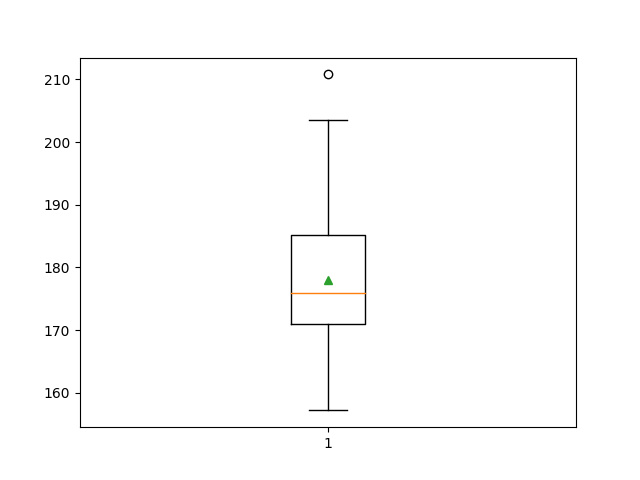

Here is the Python script that generated this plot:
import matplotlib.pyplot as plt
import pandas as pd

data = pd.read_csv('../../../data/data.csv')

fig, ax = plt.subplots(1)
bp = ax.boxplot(data['Height'],
	            whis=1.5,
	            showmeans=True)
fig.savefig('plot.png')